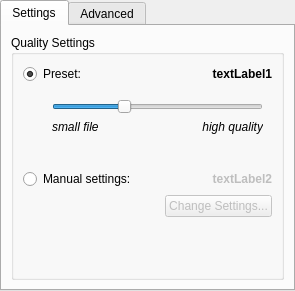
<?xml version="1.0" encoding="UTF-8"?>
<ui version="4.0">
 <author>Sebastian Trueg</author>
 <class>K3bLameEncoderSettingsWidget</class>
 <widget class="QWidget" name="K3bLameEncoderSettingsWidget">
  <property name="geometry">
   <rect>
    <x>0</x>
    <y>0</y>
    <width>295</width>
    <height>291</height>
   </rect>
  </property>
  <layout class="QVBoxLayout" name="verticalLayout_3">
   <property name="margin">
    <number>0</number>
   </property>
   <item>
    <widget class="QTabWidget" name="m_mainTab">
     <property name="currentIndex">
      <number>0</number>
     </property>
     <widget class="QWidget" name="tab">
      <attribute name="title">
       <string>Settings</string>
      </attribute>
      <layout class="QHBoxLayout">
       <item>
        <widget class="QGroupBox" name="groupBox_3">
         <property name="title">
          <string>Quality Settings</string>
         </property>
         <layout class="QVBoxLayout" name="verticalLayout_4">
          <item>
           <layout class="QHBoxLayout">
            <item>
             <widget class="QRadioButton" name="m_radioQualityLevel">
              <property name="text">
               <string>Preset:</string>
              </property>
              <property name="checked">
               <bool>true</bool>
              </property>
             </widget>
            </item>
            <item>
             <widget class="QLabel" name="m_labelQualityLevel">
              <property name="font">
               <font>
                <weight>75</weight>
                <bold>true</bold>
               </font>
              </property>
              <property name="text">
               <string comment="KDE::DoNotExtract">textLabel1</string>
              </property>
              <property name="alignment">
               <set>Qt::AlignRight|Qt::AlignTrailing|Qt::AlignVCenter</set>
              </property>
              <property name="wordWrap">
               <bool>false</bool>
              </property>
             </widget>
            </item>
           </layout>
          </item>
          <item>
           <widget class="QFrame" name="m_frameQualityLevel">
            <layout class="QHBoxLayout" name="horizontalLayout">
             <item>
              <spacer>
               <property name="orientation">
                <enum>Qt::Horizontal</enum>
               </property>
               <property name="sizeType">
                <enum>QSizePolicy::Fixed</enum>
               </property>
               <property name="sizeHint" stdset="0">
                <size>
                 <width>20</width>
                 <height>20</height>
                </size>
               </property>
              </spacer>
             </item>
             <item>
              <layout class="QGridLayout">
               <item row="1" column="1">
                <widget class="QLabel" name="textLabel4">
                 <property name="font">
                  <font>
                   <italic>true</italic>
                  </font>
                 </property>
                 <property name="text">
                  <string>high quality</string>
                 </property>
                 <property name="alignment">
                  <set>Qt::AlignRight|Qt::AlignTrailing|Qt::AlignVCenter</set>
                 </property>
                 <property name="wordWrap">
                  <bool>false</bool>
                 </property>
                </widget>
               </item>
               <item row="1" column="0">
                <widget class="QLabel" name="textLabel3">
                 <property name="font">
                  <font>
                   <italic>true</italic>
                  </font>
                 </property>
                 <property name="text">
                  <string>small file</string>
                 </property>
                 <property name="wordWrap">
                  <bool>false</bool>
                 </property>
                </widget>
               </item>
               <item row="0" column="0" colspan="2">
                <widget class="QSlider" name="m_sliderQuality">
                 <property name="maximum">
                  <number>9</number>
                 </property>
                 <property name="pageStep">
                  <number>3</number>
                 </property>
                 <property name="value">
                  <number>3</number>
                 </property>
                 <property name="orientation">
                  <enum>Qt::Horizontal</enum>
                 </property>
                </widget>
               </item>
              </layout>
             </item>
            </layout>
           </widget>
          </item>
          <item>
           <spacer>
            <property name="orientation">
             <enum>Qt::Vertical</enum>
            </property>
            <property name="sizeType">
             <enum>QSizePolicy::Fixed</enum>
            </property>
            <property name="sizeHint" stdset="0">
             <size>
              <width>20</width>
              <height>20</height>
             </size>
            </property>
           </spacer>
          </item>
          <item>
           <layout class="QHBoxLayout">
            <item>
             <widget class="QRadioButton" name="m_radioManual">
              <property name="text">
               <string>Manual settings:</string>
              </property>
             </widget>
            </item>
            <item>
             <widget class="QLabel" name="m_labelManualSettings">
              <property name="enabled">
               <bool>false</bool>
              </property>
              <property name="font">
               <font>
                <weight>75</weight>
                <bold>true</bold>
               </font>
              </property>
              <property name="text">
               <string comment="KDE::DoNotExtract">textLabel2</string>
              </property>
              <property name="alignment">
               <set>Qt::AlignRight|Qt::AlignTrailing|Qt::AlignVCenter</set>
              </property>
              <property name="wordWrap">
               <bool>false</bool>
              </property>
             </widget>
            </item>
           </layout>
          </item>
          <item>
           <layout class="QHBoxLayout">
            <property name="spacing">
             <number>0</number>
            </property>
            <property name="margin">
             <number>0</number>
            </property>
            <item>
             <spacer>
              <property name="orientation">
               <enum>Qt::Horizontal</enum>
              </property>
              <property name="sizeType">
               <enum>QSizePolicy::Expanding</enum>
              </property>
              <property name="sizeHint" stdset="0">
               <size>
                <width>20</width>
                <height>5</height>
               </size>
              </property>
             </spacer>
            </item>
            <item>
             <widget class="QPushButton" name="m_buttonManualSettings">
              <property name="enabled">
               <bool>false</bool>
              </property>
              <property name="text">
               <string>Change Settings...</string>
              </property>
             </widget>
            </item>
           </layout>
          </item>
          <item>
           <spacer name="verticalSpacer">
            <property name="orientation">
             <enum>Qt::Vertical</enum>
            </property>
            <property name="sizeHint" stdset="0">
             <size>
              <width>20</width>
              <height>40</height>
             </size>
            </property>
           </spacer>
          </item>
         </layout>
        </widget>
       </item>
      </layout>
     </widget>
     <widget class="QWidget" name="tab">
      <attribute name="title">
       <string>Advanced</string>
      </attribute>
      <layout class="QVBoxLayout">
       <item>
        <widget class="QGroupBox" name="groupBox_2">
         <property name="title">
          <string>Encoder Quality</string>
         </property>
         <layout class="QVBoxLayout" name="verticalLayout_2">
          <item>
           <widget class="KIntNumInput" name="m_spinEncoderQuality">
            <property name="toolTip">
             <string>Choose the noise shaping &amp; psycho acoustic algorithm.</string>
            </property>
            <property name="whatsThis">
             <string>&lt;p&gt;Bitrate is of course the main influence on quality. The higher the bitrate, the higher the quality. But for a given bitrate, we have a choice of algorithms to determine the best scalefactors and huffman encoding (noise shaping).
&lt;p&gt;The quality increases from 0 to 9 while the encoding speed drops.
&lt;p&gt;9 uses the slowest &amp; best possible version of all algorithms.
&lt;p&gt;&lt;b&gt;7 is the recommended setting&lt;/b&gt; while 4 still produced reasonable quality at good speed.
&lt;p&gt;0 disables almost all algorithms including psy-model resulting in poor quality.
&lt;p&gt;&lt;b&gt;This setting has no influence on the size of the resulting file.&lt;/b&gt;</string>
            </property>
           </widget>
          </item>
          <item>
           <layout class="QHBoxLayout">
            <property name="margin">
             <number>0</number>
            </property>
            <item>
             <widget class="QLabel" name="textLabel1">
              <property name="font">
               <font>
                <italic>true</italic>
               </font>
              </property>
              <property name="text">
               <string>fast encoding</string>
              </property>
              <property name="wordWrap">
               <bool>false</bool>
              </property>
             </widget>
            </item>
            <item>
             <widget class="QLabel" name="textLabel2">
              <property name="font">
               <font>
                <italic>true</italic>
               </font>
              </property>
              <property name="text">
               <string>high quality</string>
              </property>
              <property name="alignment">
               <set>Qt::AlignRight|Qt::AlignTrailing|Qt::AlignVCenter</set>
              </property>
              <property name="wordWrap">
               <bool>false</bool>
              </property>
             </widget>
            </item>
           </layout>
          </item>
         </layout>
        </widget>
       </item>
       <item>
        <widget class="QGroupBox" name="groupBox">
         <property name="title">
          <string>Options</string>
         </property>
         <layout class="QVBoxLayout" name="verticalLayout">
          <item>
           <widget class="QCheckBox" name="m_checkCopyright">
            <property name="toolTip">
             <string>Mark the encoded file as being copyrighted.</string>
            </property>
            <property name="text">
             <string>Mark copyrighted</string>
            </property>
           </widget>
          </item>
          <item>
           <widget class="QCheckBox" name="m_checkOriginal">
            <property name="toolTip">
             <string>Mark the encoded file as being a copy.</string>
            </property>
            <property name="text">
             <string>Mark as original</string>
            </property>
           </widget>
          </item>
          <item>
           <widget class="QCheckBox" name="m_checkISO">
            <property name="toolTip">
             <string>Enforce strict ISO compliance</string>
            </property>
            <property name="whatsThis">
             <string>&lt;p&gt;If this option is checked, LAME will enforce the 7680 bit limitation on total frame size.&lt;br&gt;
This results in many wasted bits for high bitrate encodings but will ensure strict ISO compatibility. This compatibility might be important for hardware players.</string>
            </property>
            <property name="text">
             <string>Strict ISO compliance</string>
            </property>
           </widget>
          </item>
          <item>
           <widget class="QCheckBox" name="m_checkError">
            <property name="toolTip">
             <string>Turn on CRC error protection.</string>
            </property>
            <property name="whatsThis">
             <string>&lt;p&gt;If this option is checked, a cyclic redundancy check (CRC) code will be added to each frame, allowing transmission errors that could occur on the MP3 stream to be detected; however, it takes 16 bits per frame that would otherwise be used for encoding, thus slightly reducing the sound quality.</string>
            </property>
            <property name="text">
             <string>Error protection</string>
            </property>
           </widget>
          </item>
         </layout>
        </widget>
       </item>
       <item>
        <spacer name="verticalSpacer_2">
         <property name="orientation">
          <enum>Qt::Vertical</enum>
         </property>
         <property name="sizeHint" stdset="0">
          <size>
           <width>20</width>
           <height>40</height>
          </size>
         </property>
        </spacer>
       </item>
      </layout>
     </widget>
    </widget>
   </item>
  </layout>
 </widget>
 <customwidgets>
  <customwidget>
   <class>KIntNumInput</class>
   <extends>QWidget</extends>
   <header>knuminput.h</header>
  </customwidget>
 </customwidgets>
 <resources/>
 <connections>
  <connection>
   <sender>m_radioManual</sender>
   <signal>toggled(bool)</signal>
   <receiver>m_buttonManualSettings</receiver>
   <slot>setEnabled(bool)</slot>
   <hints>
    <hint type="sourcelabel">
     <x>20</x>
     <y>20</y>
    </hint>
    <hint type="destinationlabel">
     <x>20</x>
     <y>20</y>
    </hint>
   </hints>
  </connection>
  <connection>
   <sender>m_radioQualityLevel</sender>
   <signal>toggled(bool)</signal>
   <receiver>m_labelQualityLevel</receiver>
   <slot>setEnabled(bool)</slot>
   <hints>
    <hint type="sourcelabel">
     <x>20</x>
     <y>20</y>
    </hint>
    <hint type="destinationlabel">
     <x>20</x>
     <y>20</y>
    </hint>
   </hints>
  </connection>
  <connection>
   <sender>m_radioManual</sender>
   <signal>toggled(bool)</signal>
   <receiver>m_labelManualSettings</receiver>
   <slot>setEnabled(bool)</slot>
   <hints>
    <hint type="sourcelabel">
     <x>20</x>
     <y>20</y>
    </hint>
    <hint type="destinationlabel">
     <x>20</x>
     <y>20</y>
    </hint>
   </hints>
  </connection>
  <connection>
   <sender>m_radioQualityLevel</sender>
   <signal>toggled(bool)</signal>
   <receiver>m_frameQualityLevel</receiver>
   <slot>setEnabled(bool)</slot>
   <hints>
    <hint type="sourcelabel">
     <x>81</x>
     <y>77</y>
    </hint>
    <hint type="destinationlabel">
     <x>147</x>
     <y>119</y>
    </hint>
   </hints>
  </connection>
 </connections>
</ui>
